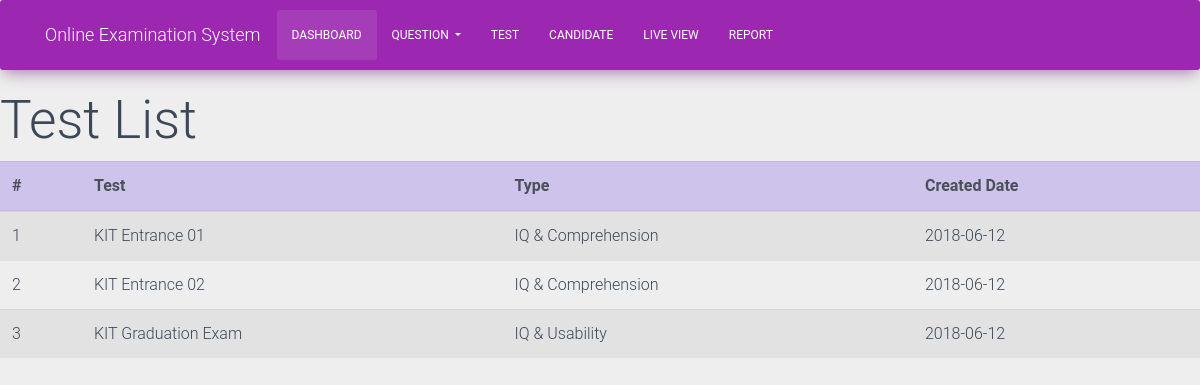
Before: /test-management/test/ with the older database file.
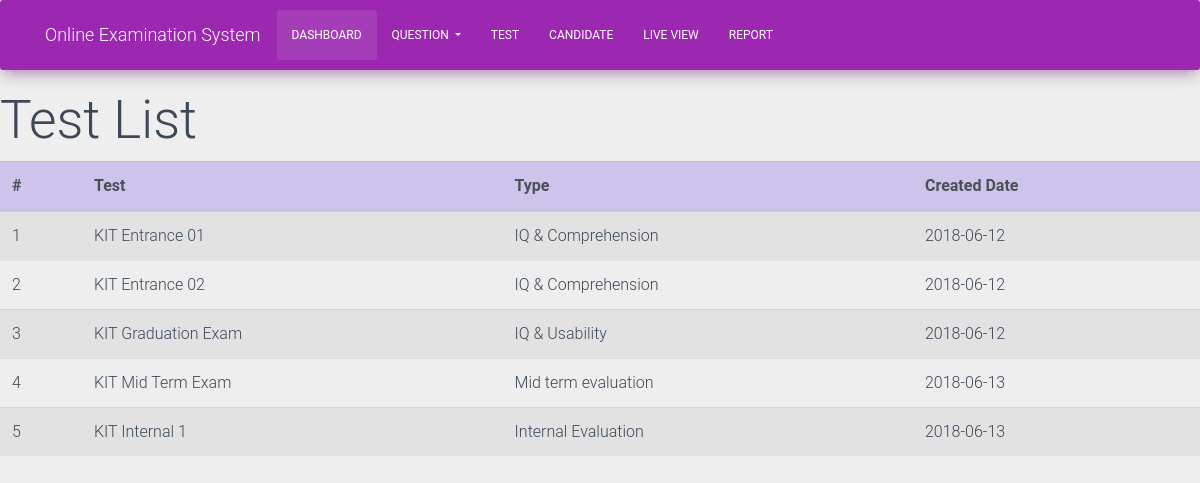
After: the same page with the newer database file.
### test_management/models.py (models this page shows, shortened)
class Test(models.Model):
    test_name = models.TextField(max_length=45)
    test_type = models.TextField(max_length=45)
    create_test = models.DateField()
    create_date = models.DateTimeField(auto_now_add=True)
    update_date = models.DateTimeField()

### test_management/views.py (the view)
# urls.py: url(r'^test-management/test/', test_list, name='test'),
def test_list(request):
    tests = Test.objects.all()
    return render(request, 'test_list.html', {'tests' : tests})

### test_management/templates/test_list.html
{% extends 'navigation_bar.html'%}
{% block test_list %}
        <h1>Test List</h1>
        <table class="table table-striped">
                <thead class="thead-table-list">
                  <tr>
                    <th scope="col">#</th>
                    <th scope="col">Test</th>
                    <th scope="col">Type</th>
                    <th scope="col">Created Date</th>
                  </tr>
                </thead>
                <tbody>
                    {% for test in tests %}
                    <tr>
                        <td>{{ test.id}}</td>
                        <td>{{ test.test_name}}</td>
                        <td>{{ test.test_type}}</td>
                        <td>{{ test.create_test}}</td>
                    </tr>
                    {% endfor %}
                </tbody>
              </table>
{% endblock %}

Changed rows visible on the page:
added Test: id "4", test_name "KIT Mid Term Exam", test_type "Mid term evaluation", create_test "2018-06-13"
added Test: id "5", test_name "KIT Internal 1", test_type "Internal Evaluation", create_test "2018-06-13"
